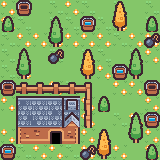

Tiled map render using the project's own tile images. Description and the whole map definition, tile-layer contents included, below:
An orthogonal 10x10 tile map with 16x16 px tiles, 3 tile layers (Grass-n-Houses, Trees-n-Fences, Buckets-n-Bombs).

<map version="1.10" tiledversion="1.10.2" orientation="orthogonal" renderorder="right-down" width="10" height="10" tilewidth="16" tileheight="16" infinite="0" nextlayerid="4" nextobjectid="1">
 <editorsettings>
  <export target="TinyTownMap.json" format="json" />
 </editorsettings>
 <tileset firstgid="1" name="tiny-town-packed" tilewidth="16" tileheight="16" tilecount="132" columns="12">
  <image source="kenny-tiny-town-tilemap-packed.png" width="192" height="176" />
 </tileset>
 <layer id="1" name="Grass-n-Houses" width="10" height="10">
  <data encoding="csv">
3,3,1,2,3,2,1,2,1,2,
3,2,1,2,2,2,2,3,1,2,
2,3,3,3,3,3,3,2,3,3,
2,1,1,2,1,2,2,1,2,3,
2,3,1,1,1,1,3,3,1,1,
2,1,1,3,2,1,1,3,3,2,
3,49,50,51,52,3,1,1,1,3,
1,61,62,63,64,3,1,2,3,3,
3,73,74,75,76,3,1,1,1,3,
1,2,3,3,2,3,2,3,1,3
</data>
 </layer>
 <layer id="2" name="Trees-n-Fences" width="10" height="10">
  <data encoding="csv">
0,0,0,0,0,0,0,4,0,0,
29,0,0,5,0,0,0,16,0,29,
0,0,0,17,0,0,0,0,0,0,
0,5,0,0,0,4,0,0,5,0,
0,17,0,0,0,16,0,0,17,0,
0,46,46,46,46,47,0,0,0,0,
0,0,0,0,0,59,29,0,0,0,
0,0,0,0,0,59,0,0,5,0,
0,0,0,0,0,0,4,0,17,0,
0,0,0,0,0,0,16,0,0,29
</data>
 </layer>
 <layer id="3" name="Buckets-n-Bombs" width="10" height="10">
  <data encoding="csv">
0,131,0,0,0,0,0,0,0,0,
0,0,0,0,0,132,0,0,0,0,
0,0,0,0,0,0,0,0,0,106,
0,0,0,106,0,0,0,0,0,0,
0,0,0,0,0,0,0,132,0,0,
131,0,0,0,0,0,0,0,0,131,
0,0,0,0,0,0,0,0,0,0,
0,0,0,0,0,0,0,0,0,132,
0,0,0,0,0,0,0,0,0,0,
132,0,0,0,0,106,0,0,0,0
</data>
 </layer>
</map>
